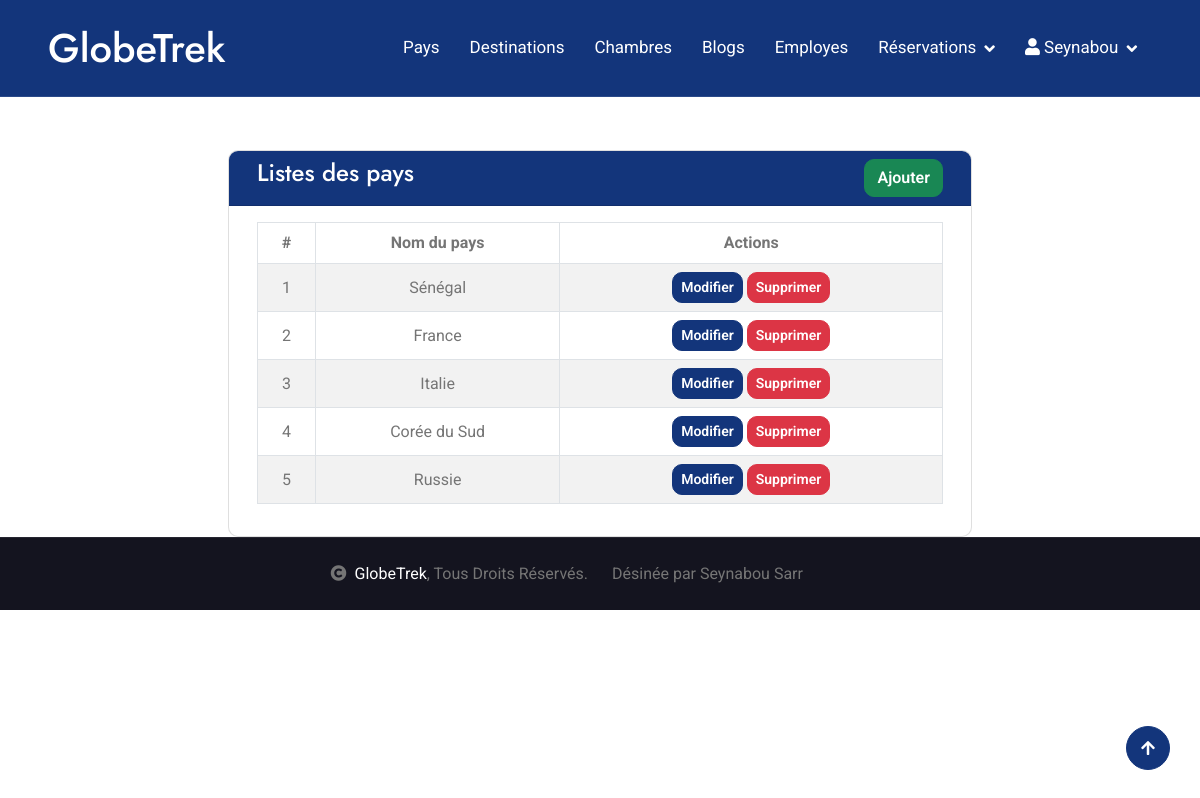
/?page=pays (signed in), run on an earlier commit of the app's database.
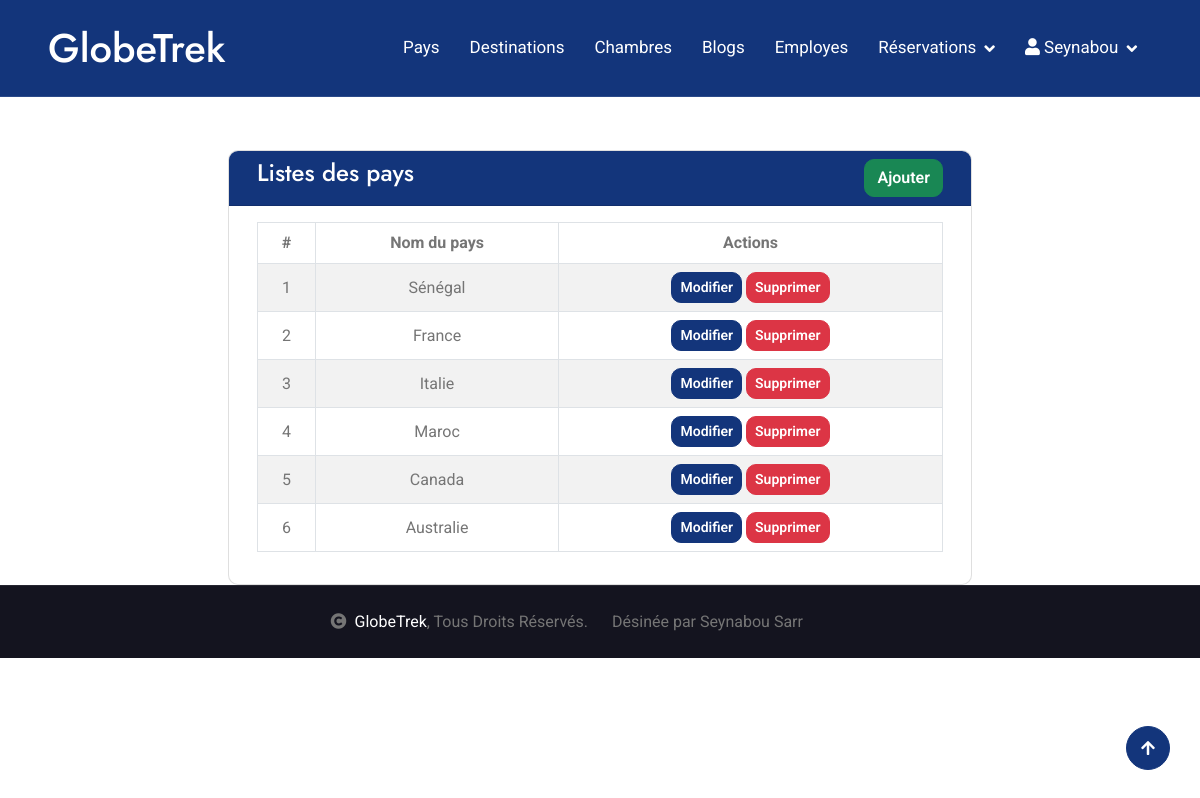
And on a later commit of the database.
### tables this page shows
CREATE TABLE `pays` (
  `id` int(11) NOT NULL,
  `nom` varchar(255) NOT NULL,
  `image` varchar(1255) NOT NULL
);

### models/database.php (called while the page is built, shortened)
<?php
try {
$db = new PDO("mysql:host=localhost;dbname=c10_globetrek", "root", "");
} catch (PDOException $e) {
    echo "Erreur: ".$e->getMessage()." a la ligne ".__LINE__;
}
function recupererTousLesPays(){
    global $db;
    try {
        $q = $db->prepare("SELECT * FROM pays");
        $q->execute();
        return $q->fetchAll();
    }catch (PDOException $e) {
        setmessage ("Erreur: ".$e->getMessage()." a la ligne ".__LINE__, "danger");
    }
}

### views/pays/pays.php (the view, shortened to what this page needs)
<div class="container" style="margin-top: 150px;">
    <div class="card container col-md-8">
        <div class="card-header row bg-primary text-white">
            <h4 class="col-md-10 text-white">Listes des pays</h4>
            <div class="col-md-2 text-end">
                <a href="?page=pays&type=add" class="btn btn-success">Ajouter</a>
            </div>
        </div>
        <div class="card-body">
            <table class="table table-bordered table-striped table-hover align-middle text-center">
                <thead>
                    <tr>
                        <th>#</th>
                        <th>Nom du pays</th>
                        <th>Actions</th>
                    </tr>
                </thead>
                <tbody>
                    <?php $i = 1; foreach ($pays as $p): ?>
                    <tr>
                        <td><?= $i++ ?></td>
                        <td><?= htmlspecialchars($p["nom"]) ?></td>
                        <td>
                            <a href="?page=pays&type=edit&id=<?= $p['id'] ?>" class="btn btn-primary btn-sm">Modifier</a>
                            <a data-bs-toggle="modal" data-bs-target="#exampleModal<?= $p['id'] ?>" href="#" class="btn btn-danger btn-sm">Supprimer</a>
                        </td>
                    </tr>
                    <?php endforeach; ?>
                </tbody>
            </table>
        </div>
    </div>
</div>

What changed in the data, as far as the page shows it:
removed pays: nom "Corée du Sud"
removed pays: nom "Russie"
added pays: nom "Maroc"
added pays: nom "Canada"
added pays: nom "Australie"
